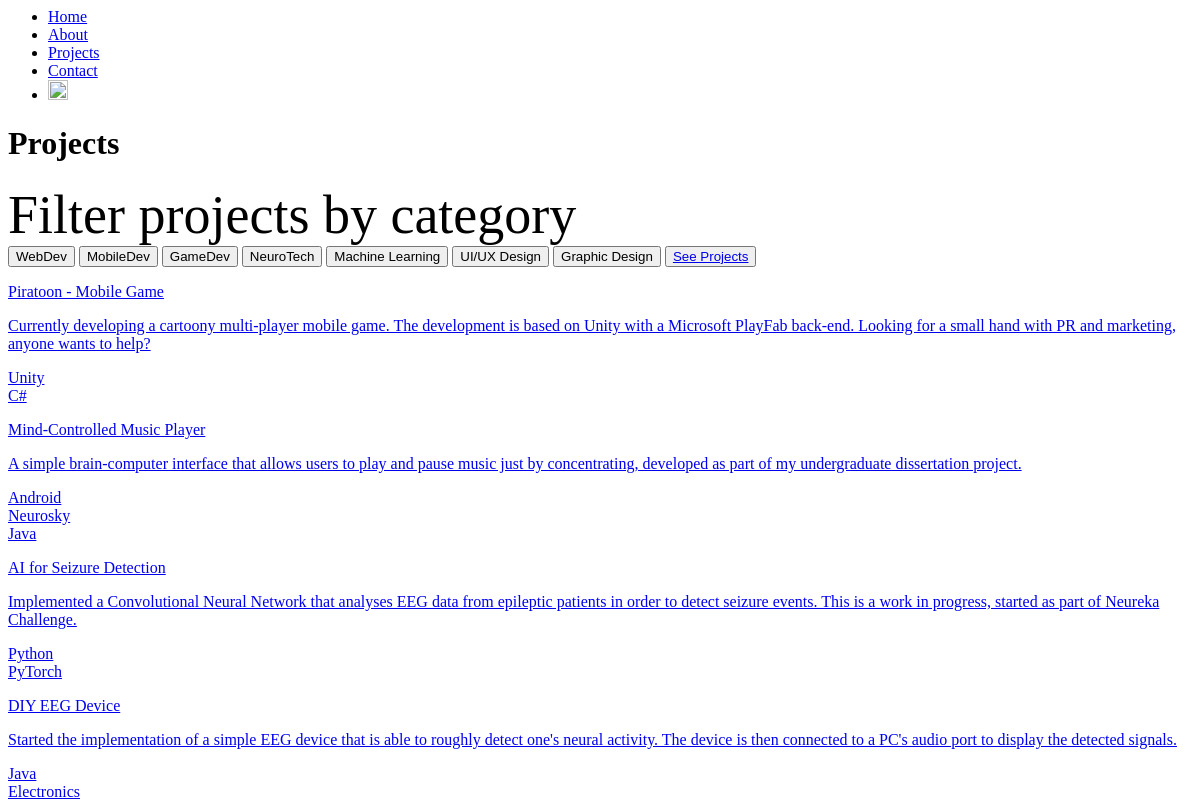
/sections/projects/, run on an earlier commit of the app's database.
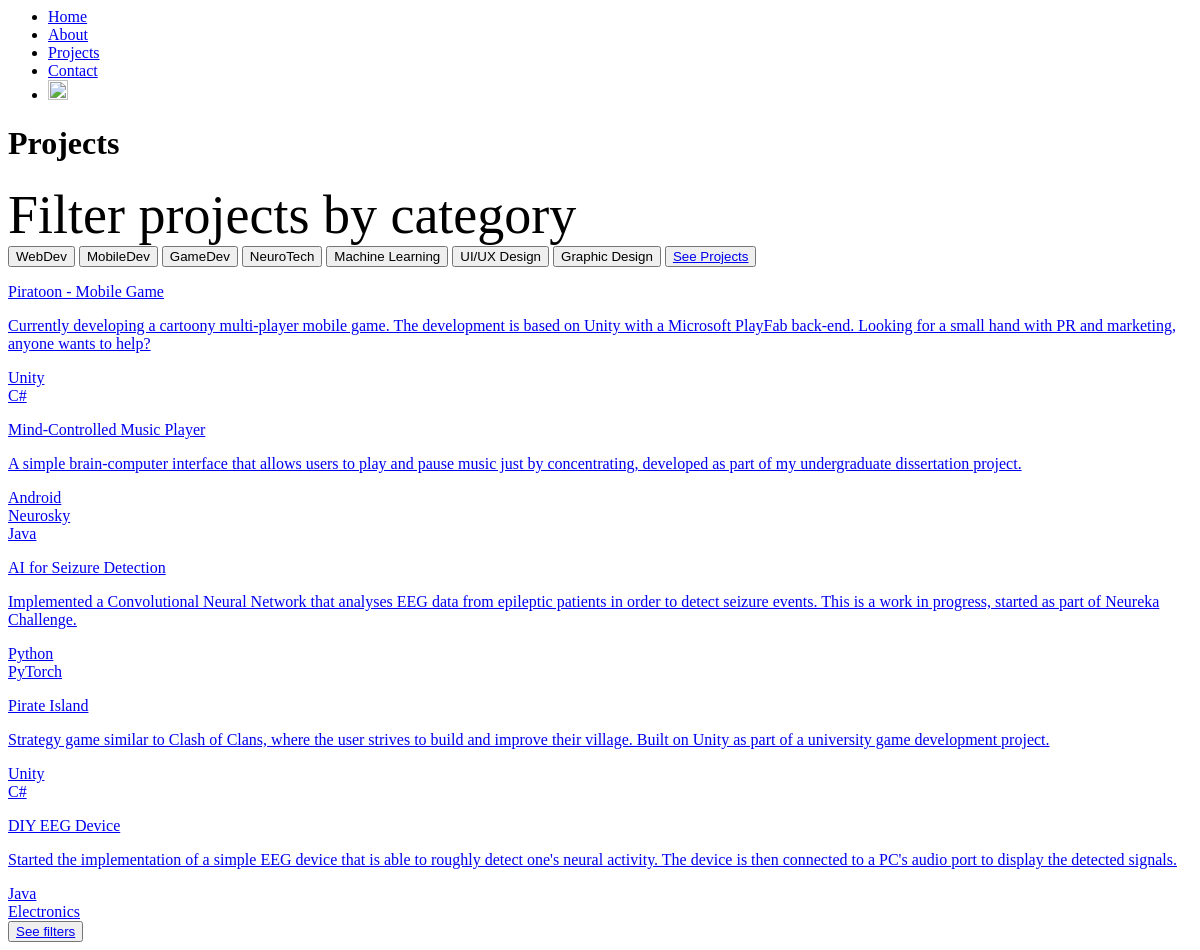
And on a later commit of the database.
### website/models.py (models this page shows, shortened)
class Project(models.Model):
    image = models.ImageField(upload_to ='static/')
    title = models.CharField(max_length=30, primary_key=True)
    description = models.TextField(max_length=200)
    date_finished = models.DateField()
    link = models.URLField(blank=True)
    tags = models.ManyToManyField("ProjectTag")
    technologies_used = models.ManyToManyField("ProjectTechnology", blank=True)

class ProjectTechnology(models.Model):
    name = models.CharField(max_length=20)

### website/views.py (the view)
# urls.py: path('sections/projects/', views.projects, name='projects'),
def projects(request):
    template = loader.get_template('website/projects.html')
    projects = Project.objects.all().order_by('-date_finished')
    for project in projects:
        project.labels = project.technologies_used.values_list('name', flat=True)
    context = { "projects" : projects }
    return HttpResponse(template.render(context, request))

### templates/website/projects.html (shortened to what the changed rows need)
{% load static %}
<h1 class="title section-title orange">Projects</h1>
<div class="white padding-sides padding-top">
<div id="projectsCarousel" class="carousel slide" data-ride="carousel">
    <div class="carousel-inner">
	<div class="carousel-item active">
		<div class="cards row">
		{% for project in projects|slice:"0:3" %}
		<div class="col-4">
            <a href="{{project.link}}" target="_blank">
			<div class="card project-card">
				<div class="card-body">
					<p class="blue card-title">{{ project.title }}</p>
					<p class="blue card-text">{{ project.description }}</p>
                    {% if project.labels %}
                        <div class="project-labels d-flex">
                        {% for label in project.labels %}
                            <div class="badge badge-primary project-label">{{ label }}</div>
                        {% endfor %}
                        </div>
                    {% endif %}
				</div>
			</div>
            </a>
		</div>
		{% endfor %}
		</div>
	</div>
	{% if projects|length > 3 %}
	<div class="carousel-item">
		<div class="cards row">
		{% for project in projects|slice:"3:6" %}
            <div class="col-4">
                <a href="{{project.link}}" target="_blank">
                <div class="card project-card">
                    <div class="card-body">
                        <p class="blue card-title">{{ project.title }}</p>
                        <p class="blue card-text">{{ project.description }}</p>
                        {% if project.labels %}
                            <div class="project-labels d-flex">
                            {% for label in project.labels %}
                                <div class="badge badge-primary project-label">{{ label }}</div>
                            {% endfor %}
                            </div>
                        {% endif %}
                    </div>
                </div>
                </a>
            </div>
		{% endfor %}
		</div>
	</div>
	{% endif %}
</div>
</div>
{% if projects|length > 4 %}
<button class="learn-more back-to-selection">
    <a href="#!" onclick="showSelection()">
        <span class="button-text orange" style="">See filters</span>
    </a>
</button>
{% endif %}

What changed in the data, as far as the page shows it:
added Project: title "Pirate Island", description "Strategy game similar to Clash of Clans, where the user strives to build and improve their village. Built on Unity as part of a university game development project.", labels "C#", ProjectTechnology (name "Unity")
Also different on the page:
text now shown: "See filters"
